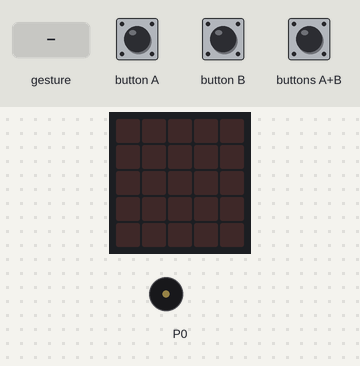
A program run on a simulated BBC micro:bit (MakeCode). Parts: the board's 5×5 LED display, buzzer (waves = sounding). The inputs (shaded band) are chosen by the test bench. A tilt is held for 1.5 s and a shake lasts 1 s, then the board lies face up again.

Above: at 1.2 s.
1.3 s: buttons A+B pressed for 0.15 s
At 2.4 s:
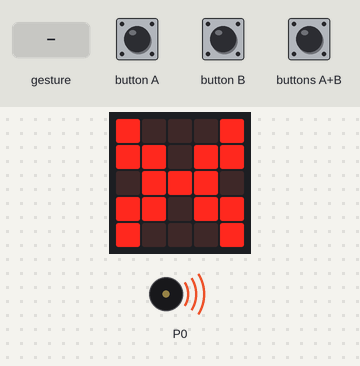
4.3 s: gesture 'shake'
At 7.2 s:
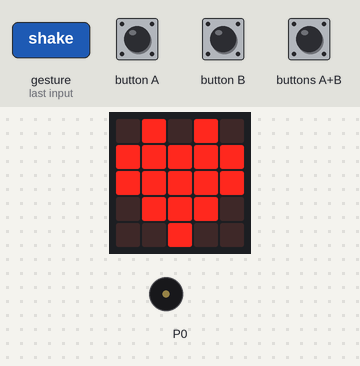
7.3 s: buttons A+B pressed for 1 s
At 14.4 s:
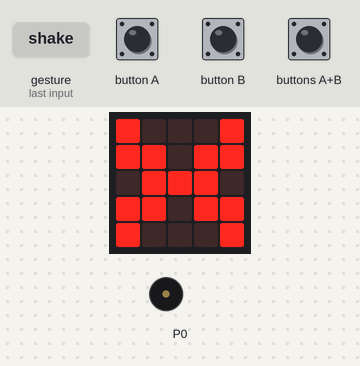
Timing chart, 0 to 15.9 s (numbered marks = the images above; inputs shaded):
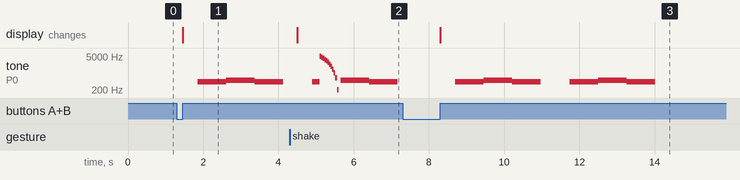

The program:

main.ts
```typescript
input.onButtonPressed(Button.AB, function () {
    basic.showLeds(`
        # . . . #
        # # . # #
        . # # # .
        # # . # #
        # . . . #
        `)
    music.play(music.stringPlayable("A B A - A B A - ", 79), music.PlaybackMode.InBackground)
})
input.onGesture(Gesture.Shake, function () {
    basic.showIcon(IconNames.Heart)
    music.play(music.createSoundExpression(WaveShape.Sine, 5000, 0, 255, 0, 500, SoundExpressionEffect.None, InterpolationCurve.Linear), music.PlaybackMode.UntilDone)
})
basic.forever(function () {

})
```

test.ts
```typescript
// tests go here; this will not be compiled when this package is used as an extension.
```

Measured:
- after the input at 1.3 s, tone on P0: silent → 440 Hz after 0.55 s, → 494 Hz 0.76 s later, → 440 Hz 0.76 s later, → silent 0.76 s later; the display: changes after 0.15 s (image 1)
- after the input at 4.3 s, the display: changes after 0.20 s (image 2)
- after the input at 7.3 s, tone on P0: plays 440 Hz for 0.76 s, 494 Hz for 0.76 s, 440 Hz for 0.76 s, 440 Hz for 0.76 s, 494 Hz for 0.76 s, 440 Hz for 0.76 s, starting after 1.4 s; the display: changes after 1.0 s (image 3)
